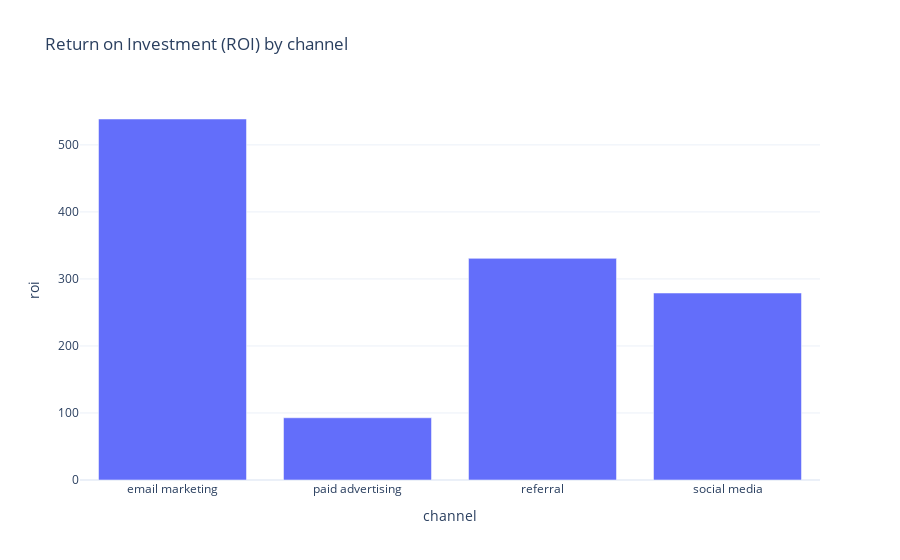

Here is the notebook cell this chart was saved with:
### Markdown cell above
# calculate the return on investment(ROI) for each channel.

### Code cell
data['roi']=data['revenue']/data['cost']
roi_by_channel=data.groupby('channel')['roi'].mean().reset_index()
fig=px.bar(roi_by_channel,x='channel',y='roi',title='Return on Investment (ROI) by channel')
fig.show()

### Figure 1 — Plotly figure (JSON) as saved in the notebook; plotly's stock layout.template omitted (floating-point values rounded to 4 significant figures)
{"data": [{"alignmentgroup": "True", "hovertemplate": "channel=%{x}<br>roi=%{y}<extra></extra>", "legendgroup": "", "marker": {"color": "#636efa", "pattern": {"shape": ""}}, "name": "", "offsetgroup": "", "orientation": "v", "showlegend": false, "textposition": "auto", "type": "bar", "x": ["email marketing", "paid advertising", "referral", "social media"], "xaxis": "x", "y": [538.6, 92.83, 330.7, 279.0], "yaxis": "y"}], "layout": {"autosize": true, "barmode": "relative", "legend": {"tracegroupgap": 0}, "title": {"text": "Return on Investment (ROI) by channel"}, "xaxis": {"anchor": "y", "autorange": true, "domain": [0, 1], "range": [-0.5, 3.5], "title": {"text": "channel"}, "type": "category"}, "yaxis": {"anchor": "x", "autorange": true, "domain": [0, 1], "range": [0, 567.0], "title": {"text": "roi"}, "type": "linear"}}}
